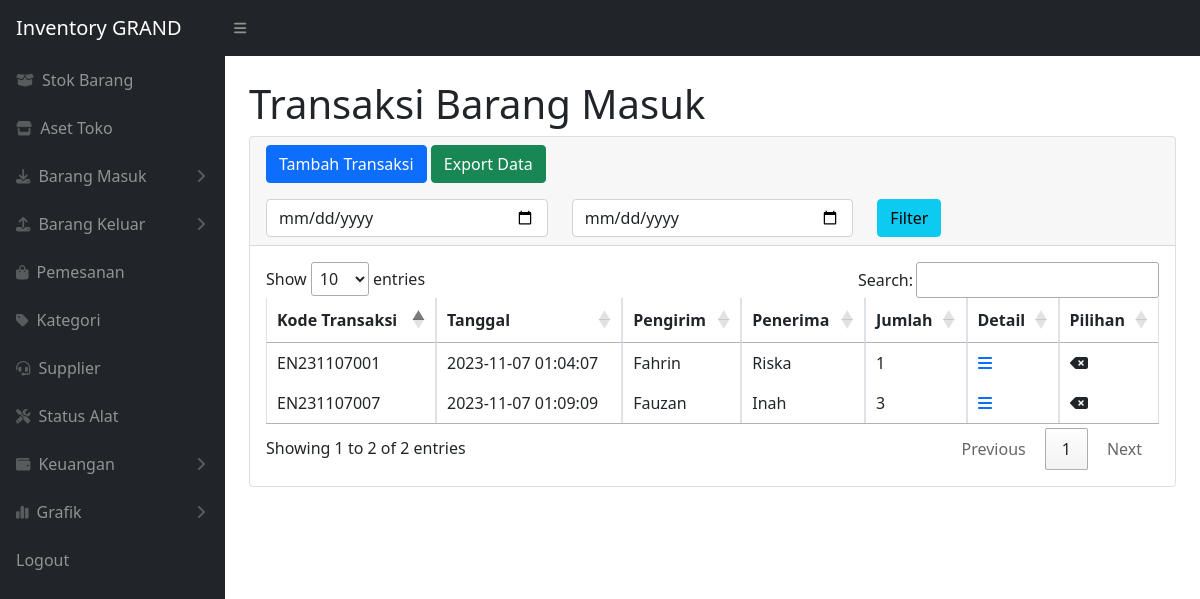
/transaksimasuk.php (signed in), run on the app's committed database.
### tables this page shows
CREATE TABLE `transaksimasuk` (
  `idtransaksi` int(11) NOT NULL,
  `kodetransaksi` char(15) NOT NULL,
  `tanggal` timestamp NOT NULL DEFAULT current_timestamp() ON UPDATE current_timestamp(),
  `pengirim` varchar(100) NOT NULL,
  `penerima` varchar(100) NOT NULL,
  `jumlah` int(11) NOT NULL
);

### transaksimasuk.php (the view, shortened to what this page needs)
<?php
require 'function.php';
?>
<!DOCTYPE html>
<html lang="en">
<head>
    <link href="https://cdn.datatables.net/1.13.2/css/jquery.dataTables.min.css" rel="stylesheet" />
    <link href="css/styles.css" rel="stylesheet" />
</head>
<body class="sb-nav-fixed">
    <?php include "components/nav.php" ?>
    <div id="layoutSidenav">
        <?php include "components/sidebar.php" ?>
        <div id="layoutSidenav_content">
            <main>
                <div class="container-fluid px-4">
                    <h1 class="mt-4">Transaksi Barang Masuk</h1>
                    <div class="card mb-4">
                        <div class="card-header">
                            <a href="tr_masuk.php" class="btn btn-primary"> Tambah Transaksi</a>
                            <a href="exportmasuk.php" class="btn btn-success">Export Data</a>
                            <br>
                            <form method="post" class="mt-3">
                                <div class="row">
                                    <div class="col">
                                        <input type="date" name="tgl_mulai" class="form-control">
                                    </div>
                                    <div class="col">
                                        <input type="date" name="tgl_selesai" class="form-control">
                                    </div>
                                    <div class="col">
                                        <button type="submit" name="filter_tgl" class="btn btn-info">Filter</button>
                                    </div>
                                </div>
                            </form>
                        </div>
                        <div class="card-body">
                            <div class="table-responsive">
                                <table class="table table-bordered" id="dataTable" width="100%" cellspacing="0">
                                    <thead>
                                        <tr>
                                            <th>Kode Transaksi</th>
                                            <th>Tanggal</th>
                                            <th>Pengirim</th>
                                            <th>Penerima</th>
                                            <th>Jumlah</th>
                                            <th>Detail</th>
                                            <th>Pilihan</th>
                                        </tr>
                                    </thead>
                                    <tbody>
                                        <?php
                                        if (isset($_POST['filter_tgl'])) {
                                            $mulai = $_POST['tgl_mulai'];
                                            $selesai = $_POST['tgl_selesai'];
                                            if ($mulai != null || $selesai != null) {
                                                $ambilsemuadatatransaksi = mysqli_query($conn, "select * from transaksimasuk where tanggal BETWEEN '$mulai' and DATE_ADD('$selesai',INTERVAL 1 DAY)");
                                            } else {
                                                $ambilsemuadatatransaksi = mysqli_query($conn, "select * from transaksimasuk");
                                            }
                                        } else {
                                            $ambilsemuadatatransaksi = mysqli_query($conn, "select * from transaksimasuk");
                                        }
                                        while ($data = mysqli_fetch_array($ambilsemuadatatransaksi)) {
                                            $idt = $data['idtransaksi'];
                                            $tanggal = $data['tanggal'];
                                            $pengirim = $data['pengirim'];
                                            $kodetransaksi = $data['kodetransaksi'];
                                            $penerima = $data['penerima'];
                                            $jumlah = $data['jumlah'];
                                        ?>
                                            <tr>
                                                <td><?= $kodetransaksi; ?></td>
                                                <td><?= $tanggal; ?></td>
                                                <td><?= $pengirim; ?></td>
                                                <td><?= $penerima; ?></td>
                                                <td><?= $jumlah; ?></td>
                                                <td>
                                                    <a href="detailtransaksimasuk.php?id=<?= $idt; ?>">
                                                        <i class="fa-solid fa-bars"></i>
                                                    </a>
                                                </td>
                                                <td>
                                                    <i class="fa-solid fa-delete-left" data-bs-toggle="modal" data-bs-target="#delete<?= $idt; ?>"></i>
                                                </td>
                                            </tr>
                            </div>
                        <?php
                                        };
                        ?>
                        </div>
                    </div>
                </div>
        </div>
</body>
</html>

### data on the page
transaksimasuk: kodetransaksi "EN231107001", tanggal "2023-11-07 01:04:07", pengirim "Fahrin", penerima "Riska", jumlah "1"
transaksimasuk: kodetransaksi "EN231107007", tanggal "2023-11-07 01:09:09", pengirim "Fauzan", penerima "Inah", jumlah "3"
